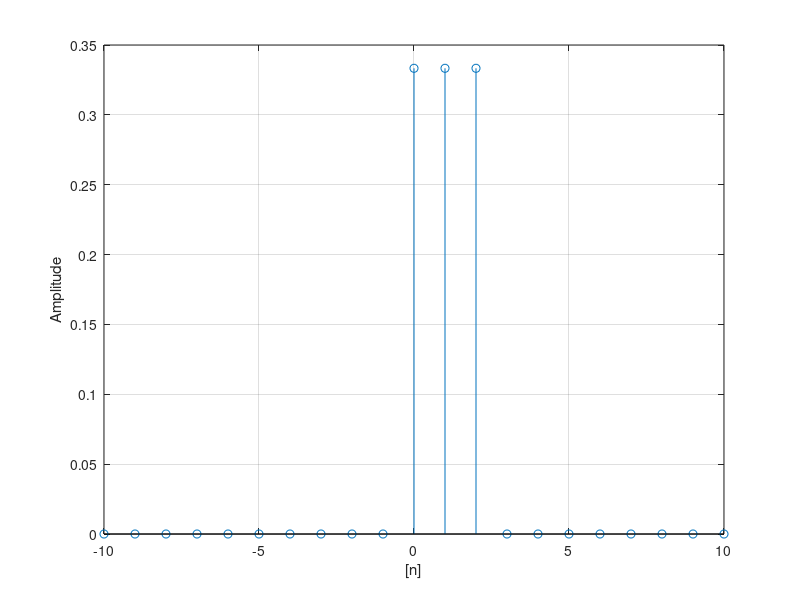
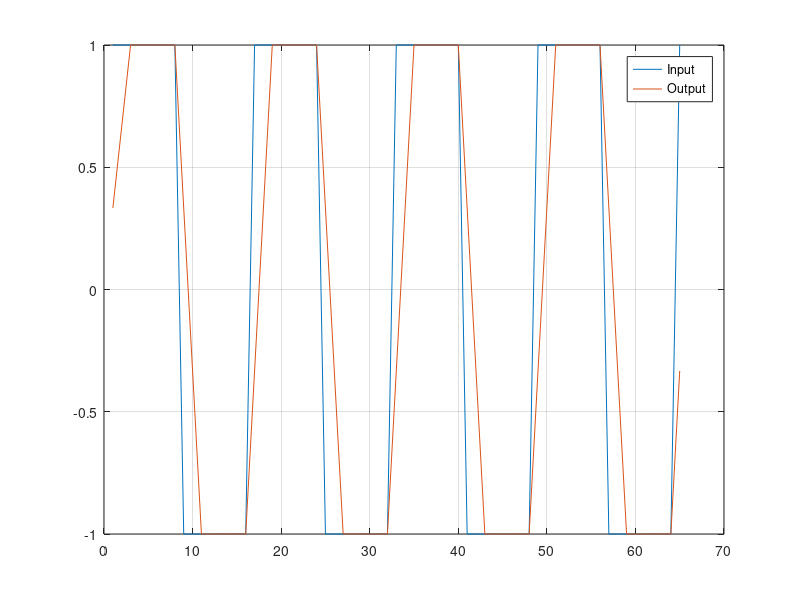
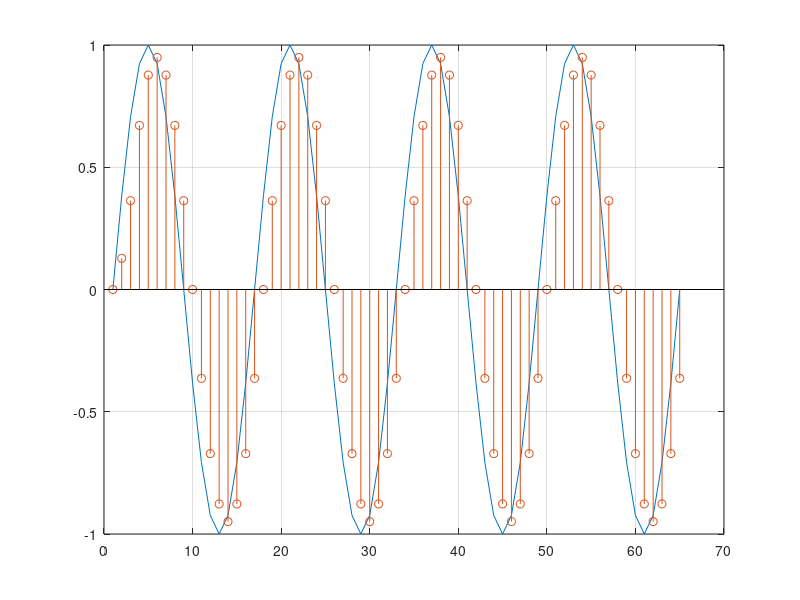
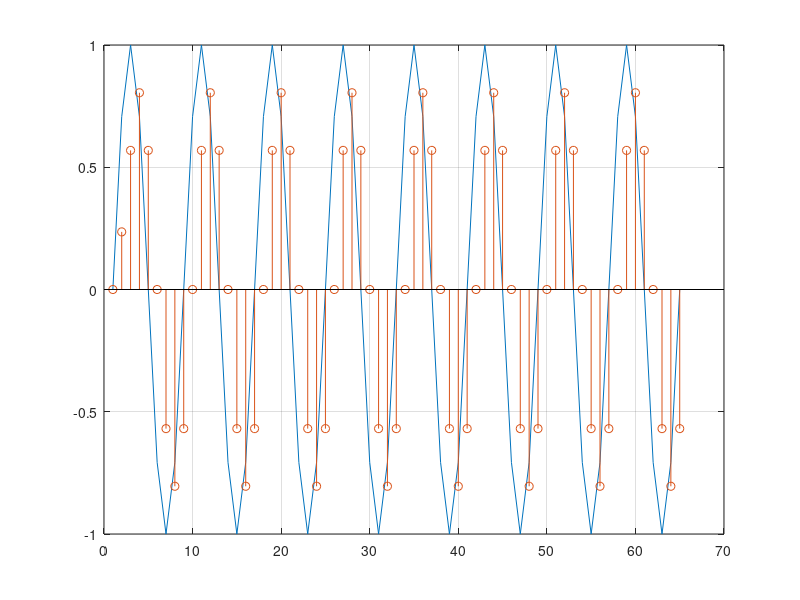

The MATLAB script that drew these images, in order: (Note: this script raises an error after producing the figures.)
% Aufgabenblatt 3
% 3.1 Impulsantwort
close all
clear

aver=@(x) (sum(x,[1 3]))/3;

n=-10:10;
xn=zeros(length(n),1);
xn((length(n)-1)/2+1)=1;

for i=3:length(n)
    yn(i)= aver(xn((i-2):i))
end
stem(n,yn)
grid on
xlabel('[n]')
ylabel('Amplitude')
%%
%b
f=4; %Hz 
fs=64; %Hz
A=1;
input=@(t) square(f*t*2*pi);
t=0:1/fs:1;
n2=1:length(t);

output=conv(input(t),yn,'same');

figure;
plot(n2,input(t))
hold on
plot(n2,output)
legend('Input','Output')
grid on;
%% 
%c
f=[4,8,16,32]; %Hz 
fs=64; %Hz
A=1;
t=0:1/fs:1;
n2=1:length(t);
input=@(t,f) sin(f*t*2*pi);

figure
for i=1:4
    output(i,:)=conv(input(t,f(i)),yn,'same');
    figure
    plot(n2,input(t,f(i)))
    grid on
hold on
stem(n2,output(i,:))
end
xlabel('[n]')
ylabel('Amplitude')

grid on;

% Das System hat ein Tiefpass Verhalten. Die Sinen höherer Frequenz werden
% in ihrer Amplitude gedämpft. Dies geschied durch die Mittelwertbildung
% über immer drei Werte
%%
%3.2 LSI Systeme

%Definition Signale
close all
n=0:16;
x1=sin(6*pi*n/16);
x2=sin(10*pi*n/16);
hn= [1 0.5 0.25]; %Impulsantwort

y1=conv(hn,x1); % Faltung mit x1
y2=conv(hn,x2); % Faltung mit x2

a=0.5;
b=2;

xges=a*x1+b*x2; % Ermittlung von Xges
yges=conv(hn,xges); % Faltung von xges mit Impulsantwort

yges2=a*y1+b*y2;

plot(0:(length(yges)-1),yges,'-x')
hold on
plot(0:(length(yges)-1),yges2,'-o')
grid on
title('Plot: Nachweis der Linearität')
figure
stem(yges,'x')
hold on
stem(yges2,'o')
grid on
title('Stem: Nachweis der Linearität')

% Die Linearität ist in den Plots zu erkennen, da die ensprechenden
% Ausgangsignale gleich sind.
%%
%3.3 Reihenschaltung von LSI Systemen
close all

h1=[1 0.5 0.25]; % Sys 1
h2=[-0.25 -1 -0.5];% Sys 2

yn=h1; %Impulsantwort
 
zn=conv(h2,yn);
zn2=conv(h1,h2);
stem(zn,'LineStyle','-.','MarkerFaceColor','red')
hold on
stem(zn2,'LineStyle','-.','MarkerFaceColor','blue')
grid on

% Die Ausgangssignale sind identisch

%%
% 3.4 Manuelle Aufnahme des Frequenzganges
close all
hn=[0.25 0.25 0.25 0.25];
fs=64; %Hz
f=[1 11 21 32 51]; %Hz
T=3; %s
t=0:1/fs:T;
y=zeros(5,196);
for i=1:length(f)
y(i,:)=conv(sin((2*pi*f(i))*t),hn);
end
%plot(0:length(y(1,:))-1,y(1,:))
ymax=max(y,[],2);
plot(f,ymax)
xlabel('f [Hz]')
ylabel('Amplitude')
title('Amplitudengang Linear')
grid on

%%
% 3.5 Frequenzgang
close all
h=[0.25 0.25 0.25 0.25];
fvec=1:1:1e3;
spec=getSpectrum(h,fvec);
plot(fvec,spec)
grid on
ylabel('Amplitude')
xlabel('f [Hz]')
%%
figure
[f,specLog]=getSpectrumLog(h,1,3,1000);
semilogx(f,specLog)
grid on;
ylabel('Amplitude [dB]')
xlabel('f [Hz]')

% Die Grenzfrequenz ist definiert bei -3 dB. Durch ablesen ist die
% Grenzfrequenz fg=332 Hz



